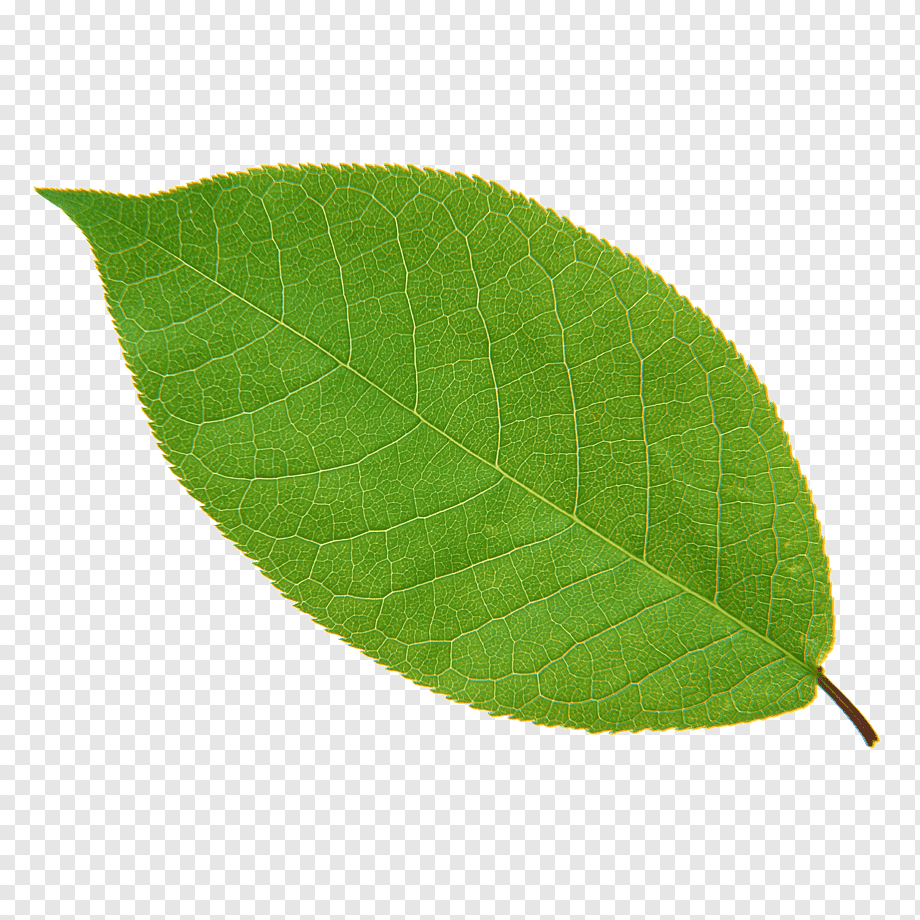
#> input picture practico-01-eventos-callbacks/hoja.png, 920 x 920 px
$ python tp-01.py
#> lines starting #> are read from the running program, lines starting #| are printed output that depends on the picture
#!/usr/bin/env python
#-*-coding: utf-8-*-

import cv2
import numpy as np

img = cv2.imread('hoja.png',cv2.IMREAD_GRAYSCALE)
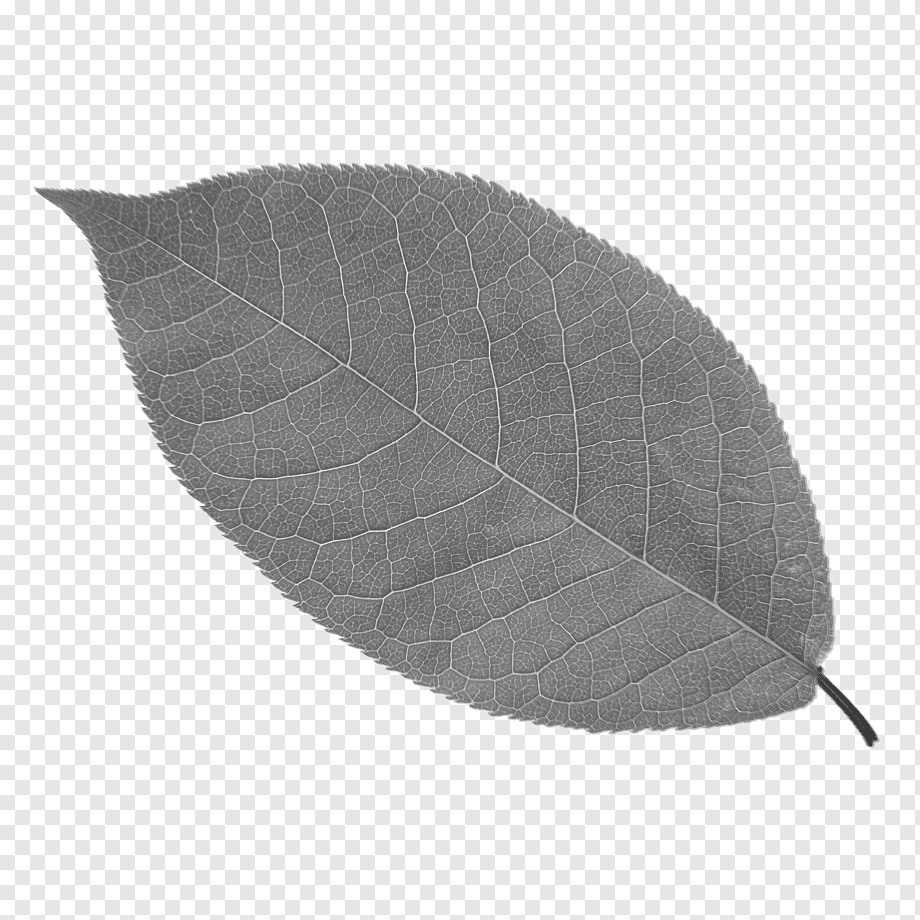
#> img: shape (920, 920); min 58, max 255, mean 200.4
buf = img.copy()

ref_point = []
crop = False
drawing = False
ix,iy = -1,-1


def draw_circle(event, x, y, flags, param):
    global ref_point, drawing, ix, iy, img, buf

    if event == cv2.EVENT_LBUTTONDOWN:
        drawing = True
        ix,iy = x,y
        ref_point.append((x,y))
    elif event == cv2.EVENT_LBUTTONUP:
        drawing = False
        ref_point.append((x,y))
    elif event == cv2.EVENT_MOUSEMOVE:
        if drawing == True:
            img = buf.copy()
            cv2.rectangle(img,(ix,iy),(x,y),(0,255,0),2)
            rect = (min(ix,x),min(iy,y),abs(ix-x),abs(iy-y))


cv2.namedWindow('image')
cv2.setMouseCallback('image',draw_circle)


while(1):
    cv2.imshow('image',img)
    k = cv2.waitKey(1) & 0xFF
#> (key q is pressed here)

    if k == ord("g"):
        crop_img = buf[ref_point[0][1]:ref_point[1][1],ref_point[0][0]:ref_point[1][0]]
        cv2.imwrite('seleccion.png',crop_img)
        cv2.imshow("imagen recortada", crop_img)
        cv2.waitKey(0)
    elif k == ord("r"):
        img = buf.copy()
    elif k == ord("q"):
        break


cv2.destroyAllWindows()
